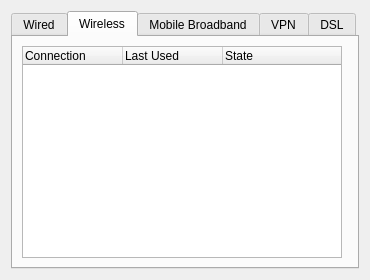
<?xml version="1.0" encoding="UTF-8"?>
<ui version="4.0">
 <class>ManageConnectionWidget</class>
 <widget class="QWidget" name="ManageConnectionWidget">
  <property name="geometry">
   <rect>
    <x>0</x>
    <y>0</y>
    <width>354</width>
    <height>262</height>
   </rect>
  </property>
  <layout class="QHBoxLayout" name="horizontalLayout_6">
   <item>
    <widget class="KTabWidget" name="tabWidget">
     <property name="currentIndex">
      <number>1</number>
     </property>
     <widget class="QWidget" name="tabWired">
      <attribute name="title">
       <string>Wired</string>
      </attribute>
      <layout class="QHBoxLayout" name="horizontalLayout">
       <item>
        <widget class="QTreeWidget" name="listWired">
         <property name="minimumSize">
          <size>
           <width>320</width>
           <height>210</height>
          </size>
         </property>
         <property name="rootIsDecorated">
          <bool>false</bool>
         </property>
         <property name="allColumnsShowFocus">
          <bool>true</bool>
         </property>
         <property name="headerHidden">
          <bool>false</bool>
         </property>
         <column>
          <property name="text">
           <string>Connection</string>
          </property>
         </column>
         <column>
          <property name="text">
           <string>Last Used</string>
          </property>
         </column>
         <column>
          <property name="text">
           <string comment="like in Current connection state (connected or disconnected)">State</string>
          </property>
         </column>
        </widget>
       </item>
       <item>
        <widget class="AddEditDeleteButtonSet" name="buttonSetWired" native="true"/>
       </item>
      </layout>
     </widget>
     <widget class="QWidget" name="tabWireless">
      <attribute name="title">
       <string>Wireless</string>
      </attribute>
      <layout class="QHBoxLayout" name="horizontalLayout_2">
       <item>
        <widget class="QTreeWidget" name="listWireless">
         <property name="rootIsDecorated">
          <bool>false</bool>
         </property>
         <property name="uniformRowHeights">
          <bool>false</bool>
         </property>
         <property name="allColumnsShowFocus">
          <bool>true</bool>
         </property>
         <property name="headerHidden">
          <bool>false</bool>
         </property>
         <column>
          <property name="text">
           <string>Connection</string>
          </property>
         </column>
         <column>
          <property name="text">
           <string>Last Used</string>
          </property>
         </column>
         <column>
          <property name="text">
           <string comment="like in Current connection state (connected or disconnected)">State</string>
          </property>
         </column>
        </widget>
       </item>
       <item>
        <widget class="AddEditDeleteButtonSet" name="buttonSetWireless" native="true"/>
       </item>
      </layout>
     </widget>
     <widget class="QWidget" name="tabCellular">
      <attribute name="title">
       <string>Mobile Broadband</string>
      </attribute>
      <layout class="QHBoxLayout" name="horizontalLayout_3">
       <item>
        <widget class="QTreeWidget" name="listCellular">
         <property name="rootIsDecorated">
          <bool>false</bool>
         </property>
         <property name="allColumnsShowFocus">
          <bool>true</bool>
         </property>
         <property name="headerHidden">
          <bool>false</bool>
         </property>
         <column>
          <property name="text">
           <string>Connection</string>
          </property>
         </column>
         <column>
          <property name="text">
           <string>Last Used</string>
          </property>
         </column>
         <column>
          <property name="text">
           <string comment="like in Current connection state (connected or disconnected)">State</string>
          </property>
         </column>
        </widget>
       </item>
       <item>
        <widget class="AddEditDeleteButtonSet" name="buttonSetCellular" native="true"/>
       </item>
      </layout>
     </widget>
     <widget class="QWidget" name="tabVpn">
      <attribute name="title">
       <string>VPN</string>
      </attribute>
      <layout class="QHBoxLayout" name="horizontalLayout_4">
       <item>
        <widget class="QTreeWidget" name="listVpn">
         <property name="rootIsDecorated">
          <bool>false</bool>
         </property>
         <property name="allColumnsShowFocus">
          <bool>true</bool>
         </property>
         <property name="headerHidden">
          <bool>false</bool>
         </property>
         <column>
          <property name="text">
           <string>Connection</string>
          </property>
         </column>
         <column>
          <property name="text">
           <string>Last Used</string>
          </property>
         </column>
         <column>
          <property name="text">
           <string comment="like in Current connection state (connected or disconnected)">State</string>
          </property>
         </column>
        </widget>
       </item>
       <item>
        <widget class="AddEditDeleteButtonSet" name="buttonSetVpn" native="true"/>
       </item>
      </layout>
     </widget>
     <widget class="QWidget" name="tabPppoe">
      <attribute name="title">
       <string>DSL</string>
      </attribute>
      <layout class="QHBoxLayout" name="horizontalLayout_5">
       <item>
        <widget class="QTreeWidget" name="listPppoe">
         <property name="rootIsDecorated">
          <bool>false</bool>
         </property>
         <property name="allColumnsShowFocus">
          <bool>true</bool>
         </property>
         <property name="headerHidden">
          <bool>false</bool>
         </property>
         <column>
          <property name="text">
           <string>Connection</string>
          </property>
         </column>
         <column>
          <property name="text">
           <string>Last Used</string>
          </property>
         </column>
         <column>
          <property name="text">
           <string comment="like in Current connection state (connected or disconnected)">State</string>
          </property>
         </column>
        </widget>
       </item>
       <item>
        <widget class="AddEditDeleteButtonSet" name="buttonSetPppoe" native="true"/>
       </item>
      </layout>
     </widget>
    </widget>
   </item>
  </layout>
 </widget>
 <customwidgets>
  <customwidget>
   <class>KTabWidget</class>
   <extends>QTabWidget</extends>
   <header>ktabwidget.h</header>
   <container>1</container>
  </customwidget>
  <customwidget>
   <class>AddEditDeleteButtonSet</class>
   <extends>QWidget</extends>
   <header>addeditdeletebuttonset.h</header>
   <container>1</container>
  </customwidget>
 </customwidgets>
 <resources/>
 <connections/>
</ui>
